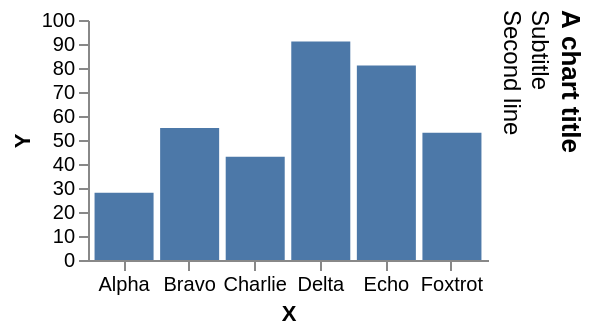

The specification (Vega-Lite) saved for this image:
### Vega specification from a JSON file in a GitHub repository (floating-point values rounded to 4 significant figures)
{"width": 200, "height": 120, "padding": 5, "data": [{"name": "t", "values": [{"a": "Alpha", "b": 28, "c": "x", "d": 1}, {"a": "Bravo", "b": 55, "c": "y", "d": 2}, {"a": "Charlie", "b": 43, "c": "x", "d": 3}, {"a": "Delta", "b": 91, "c": "z", "d": 4}, {"a": "Echo", "b": 81, "c": "y", "d": 5}, {"a": "Foxtrot", "b": 53, "c": "z", "d": 6}]}], "scales": [{"name": "x", "type": "band", "domain": {"data": "t", "field": "a"}, "range": "width", "padding": 0.1}, {"name": "y", "type": "linear", "domain": {"data": "t", "field": "b"}, "range": "height", "nice": true}, {"name": "color", "type": "ordinal", "domain": {"data": "t", "field": "c"}, "range": {"scheme": "category10"}}, {"name": "ramp", "type": "linear", "domain": {"data": "t", "field": "d"}, "range": {"scheme": "blues"}}, {"name": "size", "type": "linear", "domain": {"data": "t", "field": "b"}, "range": [10, 200]}, {"name": "shape", "type": "ordinal", "domain": {"data": "t", "field": "c"}, "range": "symbol"}, {"name": "quant", "type": "quantize", "domain": [0, 100], "range": {"scheme": "greens", "count": 4}}], "marks": [{"type": "rect", "from": {"data": "t"}, "encode": {"enter": {"x": {"scale": "x", "field": "a"}, "width": {"scale": "x", "band": 1}, "y": {"scale": "y", "field": "b"}, "y2": {"scale": "y", "value": 0}}}}], "title": {"text": "A chart title", "subtitle": ["Subtitle", "Second line"], "orient": "right", "anchor": "start", "frame": "bounds", "offset": 6}, "axes": [{"orient": "bottom", "scale": "x", "title": "X"}, {"orient": "left", "scale": "y", "title": "Y"}]}
